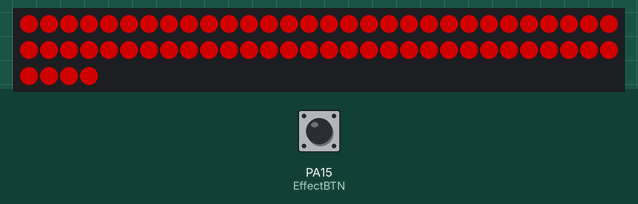
Recording of a program running on a simulated STM32 Blue Pill. Parts: 64 RGB LEDs in strip order, left to right, continuing on the next row. Inputs (shaded band) come from the test bench; at power-on: PA15 (EffectBTN) LOW. Dim RGB values are drawn brighter than linear; random numbers use the default seed unless the program sets one.

Above: at 1.2 s.
1.3 s: PA15 (EffectBTN) pulled HIGH for 0.15 s
At 1.8 s:
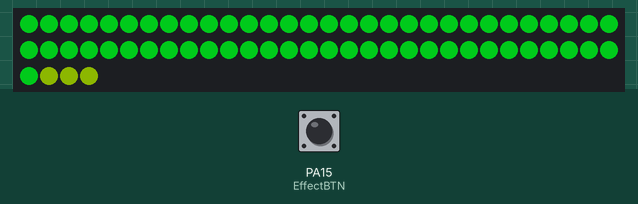
2.0 s: PA15 (EffectBTN) pulled HIGH for 0.15 s
At 2.41 s:
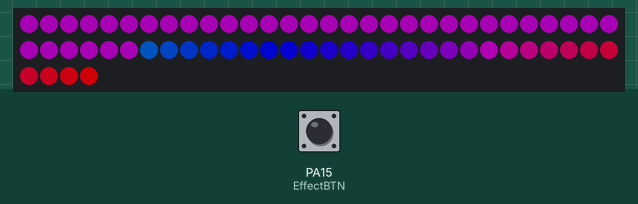
2.7 s: PA15 (EffectBTN) pulled HIGH for 3.2 s
At 3.01 s:
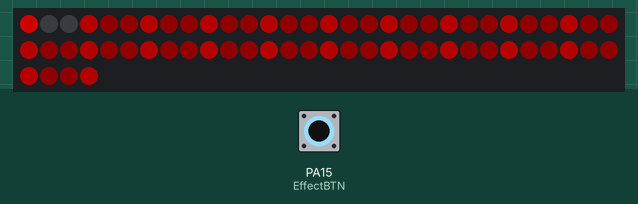
6.5 s: PA15 (EffectBTN) pulled HIGH for 0.15 s
At 6.93 s:
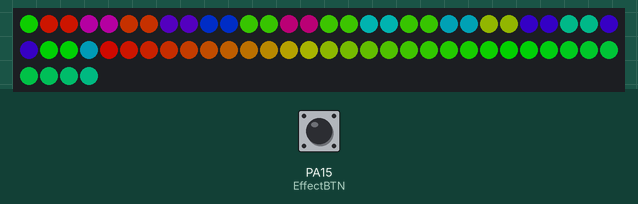
7.2 s: PA15 (EffectBTN) pulled HIGH for 1 s
At 7.53 s:
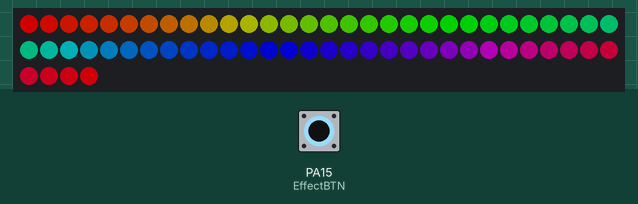
8.8 s: PA15 (EffectBTN) pulled HIGH for 0.15 s
At 9.33 s:
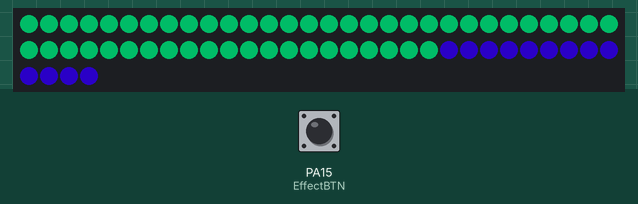
Timing chart, 0 to 11.8 s (numbered marks = the images above; inputs shaded):
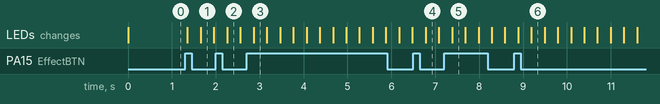

Measured:
- after the input at 1.3 s, the LEDs: first change after 0.05 s (image 1 shows a later state)

The program:

main.cpp
```cpp
#include <WS2812FX.h>
#define LED_COUNT 64 // How many LED on your board ?
#define LED_PIN PC15
#define EffectBTN  PA15 //Pull-down resistor

int currentEffect = 0;       // To track the current effect
bool lastState = HIGH;
unsigned long lastDebounceTime = 0;
unsigned long debounceDelay = 50;

WS2812FX ws2812fx = WS2812FX(LED_COUNT, LED_PIN, NEO_GRB + NEO_KHZ800);

/*CHECK modes_arduino.h TO GET MORE EFFECTS*/
void setEffect(int effect){
  switch (effect) {

    case 0:
      ws2812fx.setMode(FX_MODE_RAINBOW_CYCLE);     // Effect 1: Rainbow Cycle
      break;
    case 1:
      ws2812fx.setMode(FX_MODE_COLOR_SWEEP_RANDOM);
      //ws2812fx.setColor(0x42fe19);         // Effect 2: Fireworks
      break;
    case 2:
      ws2812fx.setMode(FX_MODE_RUNNING_RANDOM );
      //ws2812fx.setColor(0xe319fe);        // Effect 3: Color Wipe
      break;
    case 3:
      ws2812fx.setMode(FX_MODE_THEATER_CHASE_RAINBOW); // Effect 4: Theater Chase Rainbow
      break;
    case 4:
      ws2812fx.setMode(FX_MODE_FIREWORKS_RANDOM);
      ws2812fx.setColor(0x37bdf3);           // Effect 5: Twinkle
      break;
    case 5:
      ws2812fx.setMode(FX_MODE_CHASE_BLACKOUT_RAINBOW);
      //ws2812fx.setColor(0xffef00);
      break;
    // case 6:
    //   ws2812fx.setMode(FX_MODE_RAIN);
    //   ws2812fx.setColor(0x3a6bf8);
    //   break;
    // case 7:
    //   ws2812fx.setMode(FX_MODE_STROBE);
    //   ws2812fx.setColor(0x22fbe6);
    //   break;
    // case 8:
    //   ws2812fx.setMode(FX_MODE_TWINKLE_FADE);
    //   ws2812fx.setColor(0xfb2278);
    //   break;


  }
}
// Use this code if your have trouble with 1st LED (Show only 1 color and did not change color with efect)
// void clear1stLEDs() {
//   for (int i = 0; i < LED_COUNT; i++) {
//     ws2812fx.setPixelColor(i, ws2812fx.Color(0, 0, 0));
//   }
//   ws2812fx.show();
// }

void setup() {
  Serial.begin(115200);
  ws2812fx.init();
  ws2812fx.setBrightness(120);
  ws2812fx.setSpeed(200);
  ws2812fx.getModeName(currentEffect);
  ws2812fx.start();
  //clear1stLEDs();

}

void Readeffect(){
  int reading = digitalRead(EffectBTN);
    if (reading != lastState) {
    lastDebounceTime = millis();
  }
  if ((millis() - lastDebounceTime) > debounceDelay) {
    if (reading == HIGH ) {
      currentEffect = (currentEffect + 1) % 6;  // Cycle through 9 effects (0 to 8)
      setEffect(currentEffect);
    }
  }
    lastState = reading;
}
void loop() {
  Readeffect();
  ws2812fx.service();
}
```
